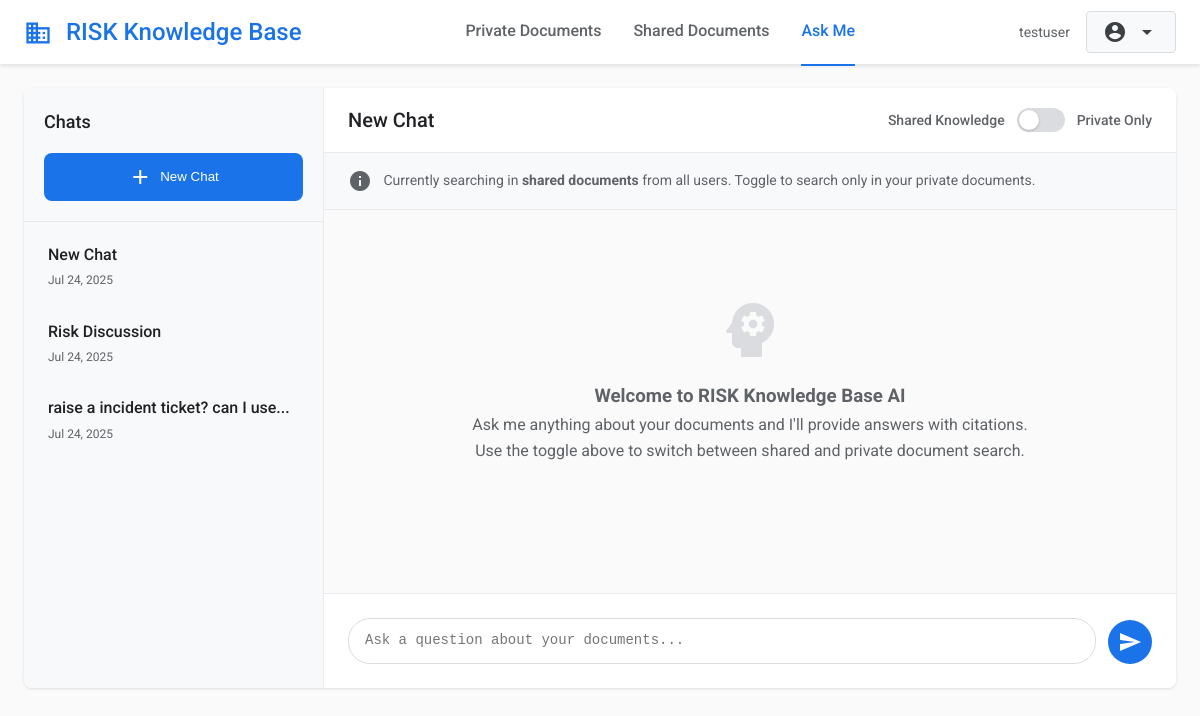
Page /ask_me (signed in) on the committed database.
### app.py (models this page shows, shortened)
class User(UserMixin, db.Model):
    id = db.Column(db.Integer, primary_key=True)
    username = db.Column(db.String(20), unique=True, nullable=False)
    email = db.Column(db.String(120), unique=True, nullable=False)
    password_hash = db.Column(db.String(80), nullable=False)
    is_admin = db.Column(db.Boolean, default=False)
    created_at = db.Column(db.DateTime, default=datetime.utcnow)

class Chat(db.Model):
    id = db.Column(db.Integer, primary_key=True)
    title = db.Column(db.String(255), nullable=False)
    user_id = db.Column(db.Integer, db.ForeignKey('user.id'), nullable=False)
    created_at = db.Column(db.DateTime, default=datetime.utcnow)
    updated_at = db.Column(db.DateTime, default=datetime.utcnow, onupdate=datetime.utcnow)
    user = db.relationship('User', backref=db.backref('chats', lazy=True))
    messages = db.relationship('ChatMessage', backref='chat', lazy=True, cascade='all, delete-orphan')

### app.py (the view)
@app.route('/ask_me')
@login_required
def ask_me():
    chats = Chat.query.filter_by(user_id=current_user.id).order_by(Chat.updated_at.desc()).all()
    return render_template('ask_me.html', chats=chats)

### app.py (called while the page is built)
@login_manager.user_loader
def load_user(user_id):
    return User.query.get(int(user_id))

### templates/ask_me.html (shortened to what this page needs)
{% extends "base.html" %}
{% block content %}
<div class="chat-container">
    <div class="chat-sidebar">
        <div class="sidebar-header">
            <div class="sidebar-title">Chats</div>
            <button class="new-chat-btn" onclick="createNewChat()">
                <span class="material-icons">add</span>
                New Chat
            </button>
        </div>
        <div class="chat-list" id="chatList">
            {% if chats %}
                {% for chat in chats %}
                <div class="chat-item" data-chat-id="{{ chat.id }}" onclick="loadChat({{ chat.id }})">
                    <div class="chat-item-title">{{ chat.title }}</div>
                    <div class="chat-item-date">{{ chat.updated_at.strftime('%b %d, %Y') }}</div>
                </div>
                {% endfor %}
            {% else %}
                <div class="empty-chat-list">
                    <div class="material-icons">chat</div>
                    <p>No chats yet</p>
                    <p>Start a new conversation to begin</p>
                </div>
            {% endif %}
        </div>
    </div>
    <div class="chat-main">
        <div class="chat-header">
            <h1 class="chat-title" id="currentChatTitle">New Chat</h1>
            <div class="mode-toggle">
                <span class="toggle-label">Shared Knowledge</span>
                <div class="toggle-switch" id="privateModeToggle" onclick="togglePrivateMode()">
                    <div class="toggle-slider"></div>
                </div>
                <span class="toggle-label">Private Only</span>
            </div>
        </div>
        <div class="mode-description" id="modeDescription">
            <span class="material-icons" style="vertical-align: middle; margin-right: 8px;">info</span>
            Currently searching in <strong>shared documents</strong> from all users. Toggle to search only in your private documents.
        </div>
        <div class="chat-messages" id="chatMessages">
            <div class="welcome-message">
                <div class="material-icons">psychology</div>
                <h3>Welcome to RISK Knowledge Base AI</h3>
                <p>Ask me anything about your documents and I'll provide answers with citations.</p>
                <p>Use the toggle above to switch between shared and private document search.</p>
            </div>
        </div>
        <div class="chat-input-container">
            <div class="chat-input-row">
                <textarea
                    id="chatInput"
                    class="chat-input"
                    placeholder="Ask a question about your documents..."
                    rows="1"
                    onkeydown="handleInputKeyDown(event)"
                    oninput="autoResize(this)"
                ></textarea>
                <button class="send-button" id="sendButton" onclick="sendMessage()">
                    <span class="material-icons">send</span>
                </button>
            </div>
        </div>
    </div>
</div>
{% endblock %}

### templates/base.html (shortened to what this page needs)
<!DOCTYPE html>
<html lang="en">
<head>
</head>
<body>
    <header class="header">
        <div class="header-content">
            <a href="{{ url_for('index') }}" class="logo">
                <span class="material-icons" style="font-size: 28px; vertical-align: middle; margin-right: 8px;">business</span>
                RISK Knowledge Base
            </a>
            {% if current_user.is_authenticated %}
            <nav class="nav-tabs">
                <a href="{{ url_for('private_documents') }}"
                   class="nav-tab {% if request.endpoint == 'private_documents' %}active{% endif %}">
                    Private Documents
                </a>
                <a href="{{ url_for('shared_documents') }}"
                   class="nav-tab {% if request.endpoint == 'shared_documents' %}active{% endif %}">
                    Shared Documents
                </a>
                <a href="{{ url_for('ask_me') }}"
                   class="nav-tab {% if request.endpoint == 'ask_me' %}active{% endif %}">
                    Ask Me
                </a>
            </nav>
            <div class="user-menu">
                <span class="user-info">{{ current_user.username }}</span>
                <div class="dropdown">
                    <button class="btn btn-secondary">
                        <span class="material-icons">account_circle</span>
                        <span class="material-icons">arrow_drop_down</span>
                    </button>
                </div>
            </div>
            {% endif %}
        </div>
    </header>
    <main class="container">
        {% block content %}{% endblock %}
    </main>
</body>
</html>

### templates/base.html (style rules this page uses)
* { margin: 0; padding: 0; box-sizing: border-box; }
body { font-family: 'Roboto', sans-serif; background-color: #fafafa; color: #202124; line-height: 1.6; }
.header { background: #fff; box-shadow: 0 2px 4px rgba(0,0,0,0.1); padding: 0 24px; position: sticky; top: 0; z-index: 1000; }
.header-content { display: flex; align-items: center; justify-content: space-between; max-width: 1200px; margin: 0 auto; height: 64px; }
.logo { font-size: 24px; font-weight: 500; color: #1a73e8; text-decoration: none; }
.nav-tabs { display: flex; gap: 32px; }
.nav-tab { padding: 20px 0; text-decoration: none; color: #5f6368; font-weight: 500; border-bottom: 2px solid transparent; transition: all 0.2s ease; }
.nav-tab.active { color: #1a73e8; border-bottom-color: #1a73e8; }
.user-menu { display: flex; align-items: center; gap: 16px; }
.user-info { color: #5f6368; font-size: 14px; }
.btn { padding: 8px 16px; border: none; border-radius: 4px; cursor: pointer; font-weight: 500; text-decoration: none; display: inline-flex; align-items: center; gap: 8px; transition: all 0.2s ease; font-size: 14px; }
.btn-secondary { background: #f8f9fa; color: #3c4043; border: 1px solid #dadce0; }
.container { max-width: 1200px; margin: 0 auto; padding: 24px; }
.material-icons { vertical-align: middle; }
.dropdown { position: relative; display: inline-block; }

### templates/ask_me.html (style rules this page uses)
.chat-container { display: flex; height: calc(100vh - 200px); max-height: 800px; background: white; border-radius: 8px; box-shadow: 0 1px 3px rgba(0,0,0,0.12); overflow: hidden; }
.chat-sidebar { width: 300px; background: #f8f9fa; border-right: 1px solid #e8eaed; display: flex; flex-direction: column; }
.sidebar-header { padding: 20px; border-bottom: 1px solid #e8eaed; }
.sidebar-title { font-size: 18px; font-weight: 500; color: #202124; margin-bottom: 16px; }
.new-chat-btn { width: 100%; padding: 12px 16px; background: #1a73e8; color: white; border: none; border-radius: 8px; font-weight: 500; cursor: pointer; transition: background 0.2s ease; display: flex; align-items: center; justify-content: center; gap: 8px; }
.chat-list { flex: 1; overflow-y: auto; padding: 8px; }
.chat-item { padding: 12px 16px; border-radius: 8px; cursor: pointer; transition: background 0.2s ease; margin-bottom: 4px; position: relative; }
.chat-item-title { font-weight: 500; margin-bottom: 4px; white-space: nowrap; overflow: hidden; text-overflow: ellipsis; }
.chat-item-date { font-size: 12px; color: #5f6368; }
.chat-main { flex: 1; display: flex; flex-direction: column; }
.chat-header { display: flex; align-items: center; justify-content: space-between; padding: 16px 24px; border-bottom: 1px solid #e8eaed; background: white; }
.chat-title { font-size: 20px; font-weight: 500; color: #202124; }
.mode-toggle { display: flex; align-items: center; gap: 12px; }
.toggle-switch { position: relative; width: 48px; height: 24px; background: #dadce0; border-radius: 12px; cursor: pointer; transition: background 0.2s ease; }
.toggle-slider { position: absolute; top: 2px; left: 2px; width: 20px; height: 20px; background: white; border-radius: 50%; transition: transform 0.2s ease; box-shadow: 0 1px 3px rgba(0,0,0,0.2); }
.toggle-label { font-size: 14px; color: #5f6368; font-weight: 500; }
.mode-description { padding: 16px 24px; background: #f8f9fa; border-bottom: 1px solid #e8eaed; font-size: 14px; color: #5f6368; }
.chat-messages { flex: 1; overflow-y: auto; padding: 24px; background: #fafafa; }
.chat-input-container { padding: 24px; background: white; border-top: 1px solid #e8eaed; }
.chat-input-row { display: flex; gap: 12px; align-items: flex-end; }
.chat-input { flex: 1; min-height: 44px; max-height: 120px; padding: 12px 16px; border: 1px solid #dadce0; border-radius: 22px; resize: none; font-size: 14px; line-height: 1.4; transition: border-color 0.2s ease; }
.send-button { width: 44px; height: 44px; border-radius: 50%; background: #1a73e8; color: white; border: none; cursor: pointer; display: flex; align-items: center; justify-content: center; transition: background 0.2s ease; flex-shrink: 0; }
.welcome-message { text-align: center; padding: 60px 20px; color: #5f6368; }
.welcome-message .material-icons { font-size: 72px; color: #dadce0; margin-bottom: 16px; }

### rows in the picture
User: username "testuser"
Chat: title "New Chat", updated_at "Jul 24, 2025"
Chat: title "Risk Discussion", updated_at "Jul 24, 2025"
Chat: title "raise a incident ticket? can I use...", updated_at "Jul 24, 2025"
